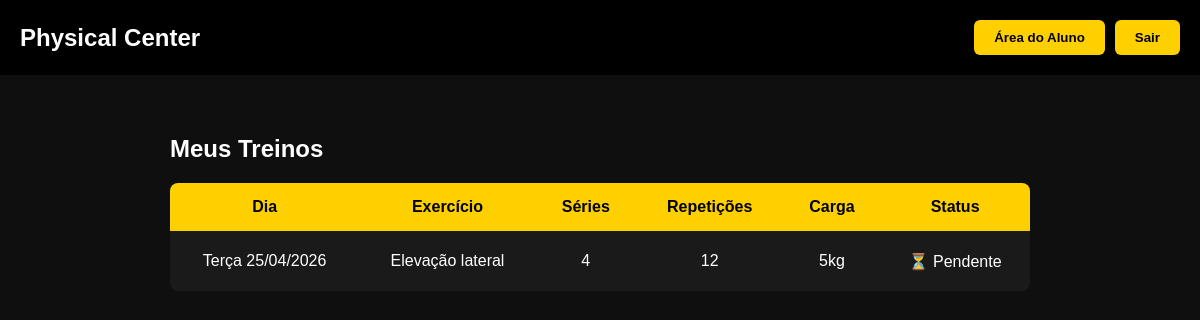
The app's page /treinos.php (signed in), older data.
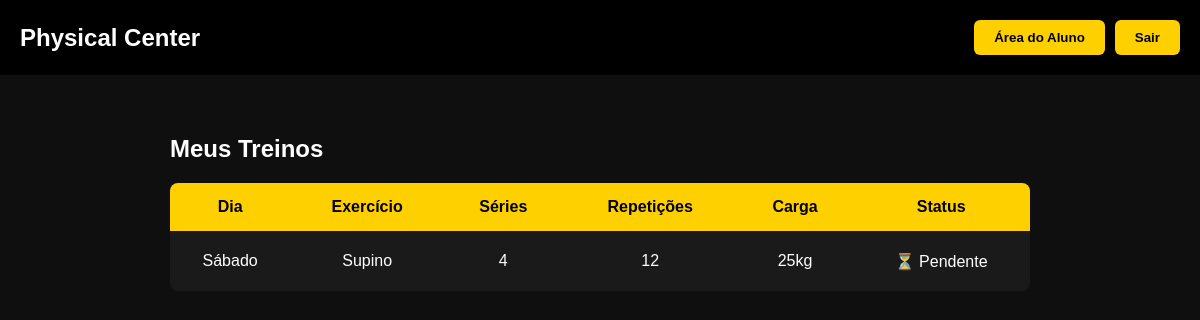
The same page, newer data.
### tables this page shows
CREATE TABLE treinos (
            id INTEGER PRIMARY KEY AUTOINCREMENT,
            usuario_id INTEGER,
            dia TEXT,
            exercicio TEXT,
            series TEXT,
            repeticoes TEXT,
            carga TEXT,
            status TEXT DEFAULT 'pendente',

            FOREIGN KEY (usuario_id) REFERENCES usuarios(id)
        );

### treinos.php (the view, shortened to what this page needs)
<?php
require "database.php";
$id = $_SESSION['usuario'];
$sql = $db->prepare("
    SELECT *
    FROM treinos
    WHERE usuario_id = ?
    ORDER BY id DESC
");
$sql->execute([$id]);
$treinos = $sql->fetchAll();
?>
<!DOCTYPE html>
<html lang="pt-BR">
<head>
    <link rel="stylesheet" href="style.css">
</head>
<body>
<header>
    <div class="header-container">
        <h1 class="logo">Physical Center</h1>
        <div class="header-buttons">
            <a href="area_aluno.php">
                <button type="button">Área do Aluno</button>
            </a>
            <a href="logout.php">
                <button type="button">Sair</button>
            </a>
        </div>
    </div>
</header>
<div class="treinos-container">
    <h2>Meus Treinos</h2>
    <?php if (count($treinos) === 0): ?>
        <p>Nenhum treino disponível ainda.</p>
    <?php else: ?>
    <table>
        <tr>
            <th>Dia</th>
            <th>Exercício</th>
            <th>Séries</th>
            <th>Repetições</th>
            <th>Carga</th>
            <th>Status</th>
        </tr>
        <?php foreach ($treinos as $treino): ?>
            <tr>
                <td><?= htmlspecialchars($treino['dia']) ?></td>
                <td><?= htmlspecialchars($treino['exercicio']) ?></td>
                <td><?= htmlspecialchars($treino['series']) ?></td>
                <td><?= htmlspecialchars($treino['repeticoes']) ?></td>
                <td><?= htmlspecialchars($treino['carga']) ?></td>
                <td>
                    <?= $treino['status'] === 'concluido'
                        ? '✅ Concluído'
                        : '⏳ Pendente' ?>
                </td>
            </tr>
        <?php endforeach; ?>
    </table>
    <?php endif; ?>
</div>
</body>
</html>

### style.css (style rules this page uses)
* { margin: 0; padding: 0; box-sizing: border-box; font-family: Arial, Helvetica, sans-serif; }
body { background: #0f0f0f; color: white; }
header { width: 100%; background: #000; }
.header-container { max-width: 1200px; margin: auto; display: flex; align-items: center; justify-content: space-between; padding: 20px; }
header h1 { font-size: 24px; }
button { background: #ffd000; border: none; padding: 10px 20px; font-weight: bold; cursor: pointer; transition: 0.3s; border-radius: 6px; }
.header-buttons { display: flex; gap: 10px; }
.treinos-container { max-width: 900px; margin: 60px auto; padding: 0 20px; }
table { width: 100%; border-collapse: collapse; margin-top: 20px; background: #1a1a1a; border-radius: 8px; overflow: hidden; }
th { background: #ffd000; color: black; padding: 15px; }
td { padding: 12px; text-align: center; border-bottom: 1px solid #333; height: 60px; }
tr:last-child td { border-bottom: none; }

Row changes from the older to the newer data that the page shows:
removed treinos: dia "Terça 25/04/2026", exercicio "Elevação lateral", series "4", repeticoes "12", carga "5kg", status "⏳ Pendente"
added treinos: dia "Sábado", exercicio "Supino", series "4", repeticoes "12", carga "25kg", status "⏳ Pendente"
